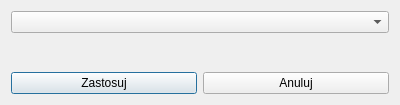
<?xml version="1.0" encoding="UTF-8"?>
<ui version="4.0">
 <class>Dialog_Get_Dummies</class>
 <widget class="QDialog" name="Dialog_Get_Dummies">
  <property name="windowModality">
   <enum>Qt::WindowModal</enum>
  </property>
  <property name="geometry">
   <rect>
    <x>0</x>
    <y>0</y>
    <width>400</width>
    <height>105</height>
   </rect>
  </property>
  <property name="minimumSize">
   <size>
    <width>400</width>
    <height>105</height>
   </size>
  </property>
  <property name="maximumSize">
   <size>
    <width>400</width>
    <height>105</height>
   </size>
  </property>
  <property name="windowTitle">
   <string>Rozdziel dane</string>
  </property>
  <property name="windowIcon">
   <iconset resource="../images/app-icon/app-icon.qrc">
    <normaloff>:/images/app-icon/dex-icon-512x512.png</normaloff>:/images/app-icon/dex-icon-512x512.png</iconset>
  </property>
  <layout class="QVBoxLayout" name="verticalLayout">
   <item>
    <widget class="QComboBox" name="comboBox_Select_Data">
     <property name="placeholderText">
      <string>Wybierz kolumnę do rozdzielenia danych...</string>
     </property>
    </widget>
   </item>
   <item>
    <widget class="QLabel" name="label_Info">
     <property name="text">
      <string/>
     </property>
    </widget>
   </item>
   <item>
    <layout class="QHBoxLayout" name="horizontalLayout">
     <item>
      <widget class="QPushButton" name="pushButton_Apply">
       <property name="text">
        <string>Zastosuj</string>
       </property>
      </widget>
     </item>
     <item>
      <widget class="QPushButton" name="pushButton_Cancel">
       <property name="text">
        <string>Anuluj</string>
       </property>
      </widget>
     </item>
    </layout>
   </item>
  </layout>
 </widget>
 <resources>
  <include location="../images/app-icon/app-icon.qrc"/>
 </resources>
 <connections/>
</ui>
